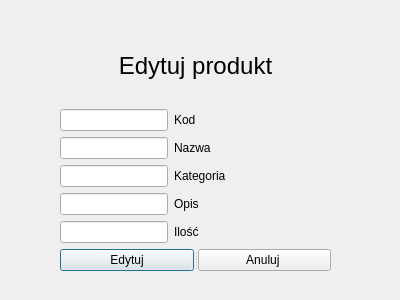
<?xml version="1.0" encoding="UTF-8"?>
<ui version="4.0">
 <class>Edit</class>
 <widget class="QDialog" name="Edit">
  <property name="geometry">
   <rect>
    <x>0</x>
    <y>0</y>
    <width>400</width>
    <height>300</height>
   </rect>
  </property>
  <property name="windowTitle">
   <string>Dialog</string>
  </property>
  <widget class="QWidget" name="layoutWidget">
   <property name="geometry">
    <rect>
     <x>60</x>
     <y>30</y>
     <width>271</width>
     <height>241</height>
    </rect>
   </property>
   <layout class="QVBoxLayout" name="verticalLayout_3">
    <item>
     <widget class="QLabel" name="labelAdd">
      <property name="text">
       <string>&lt;html&gt;&lt;head/&gt;&lt;body&gt;&lt;p align=&quot;center&quot;&gt;&lt;span style=&quot; font-size:18pt;&quot;&gt;Edytuj produkt&lt;/span&gt;&lt;/p&gt;&lt;/body&gt;&lt;/html&gt;</string>
      </property>
     </widget>
    </item>
    <item>
     <layout class="QFormLayout" name="formLayout">
      <item row="0" column="0">
       <layout class="QVBoxLayout" name="verticalLayout">
        <item>
         <widget class="QLineEdit" name="lineEditProductCode"/>
        </item>
        <item>
         <widget class="QLineEdit" name="lineEditProductName"/>
        </item>
        <item>
         <widget class="QLineEdit" name="lineEditProductCategory"/>
        </item>
        <item>
         <widget class="QLineEdit" name="lineEditProductDesc"/>
        </item>
        <item>
         <widget class="QLineEdit" name="lineEditProductQuantity"/>
        </item>
       </layout>
      </item>
      <item row="0" column="1">
       <layout class="QVBoxLayout" name="verticalLayout_2">
        <item>
         <widget class="QLabel" name="labelProductCode">
          <property name="text">
           <string>Kod</string>
          </property>
         </widget>
        </item>
        <item>
         <widget class="QLabel" name="labelProductName">
          <property name="text">
           <string>Nazwa</string>
          </property>
         </widget>
        </item>
        <item>
         <widget class="QLabel" name="labelProductCategory">
          <property name="text">
           <string>Kategoria</string>
          </property>
         </widget>
        </item>
        <item>
         <widget class="QLabel" name="labelProductDesc">
          <property name="text">
           <string>Opis</string>
          </property>
         </widget>
        </item>
        <item>
         <widget class="QLabel" name="labelProductQuantity">
          <property name="text">
           <string>Ilość</string>
          </property>
         </widget>
        </item>
       </layout>
      </item>
      <item row="1" column="0" colspan="2">
       <widget class="QSplitter" name="splitter">
        <property name="orientation">
         <enum>Qt::Horizontal</enum>
        </property>
        <widget class="QPushButton" name="EditProductButton">
         <property name="text">
          <string>Edytuj</string>
         </property>
        </widget>
        <widget class="QPushButton" name="CancelEditProductButton">
         <property name="text">
          <string>Anuluj </string>
         </property>
        </widget>
       </widget>
      </item>
     </layout>
    </item>
   </layout>
  </widget>
 </widget>
 <resources/>
 <connections/>
</ui>
